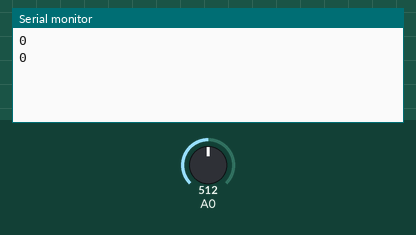
Bench run of a sketch on a simulated Arduino Uno, built with avr-gcc and run on an emulated ATmega328P. On the bench: the last lines printed to the serial monitor. The test bench sets the inputs (shaded band); at power-on: A0 = 512.

Above: at 1.2 s.
1.3 s: A0 set to 716
At 1.9 s:
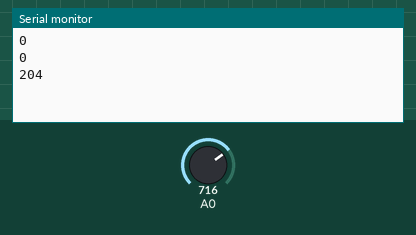
2.8 s: A0 set to 900
At 2.81 s:
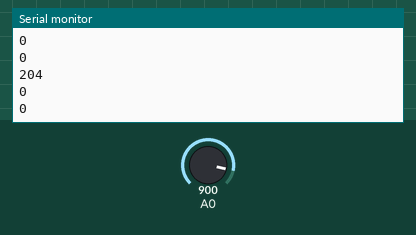
Timing chart, 0 to 5.8 s (numbered marks = the images above; inputs shaded):
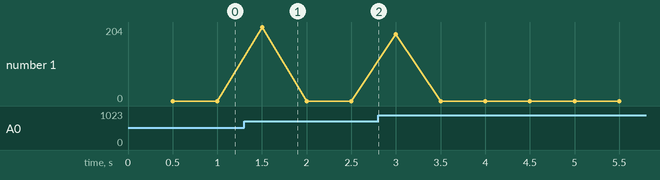

Measured:
- after the input at 1.3 s, the serial monitor: prints a new line after 0.20 s (image 1)

The sketch:

test.ino
```cpp
/****************************************
Example Sound Level Sketch for the
Adafruit Microphone Amplifier
****************************************/

const int sampleWindow = 500; // Sample window width in mS (50 mS = 20Hz)
int sample;
//int sample2;

void setup()
{
   Serial.begin(9600);
}


void loop()
{
   long startMillis= millis();  // Start of sample window
   int peakToPeak = 0;   // peak-to-peak level
  // int peakToPeak2 = 0;

   int signalMax = 0;
   int signalMin = 1024;
 //  int signalMax2 = 0;
  // int signalMin2 = 1024;

   // collect data for 50 mS
   while (millis() - startMillis < sampleWindow)
   {
      sample = analogRead(0);
    //  sample2 = analogRead(1);

         if (sample > signalMax)
         {
            signalMax = sample;  // save just the max levels
         }
         else if (sample < signalMin)
         {
            signalMin = sample;  // save just the min levels
         }

/*
         if (sample2 > signalMax2)
         {
            signalMax2 = sample2;  // save just the max levels
         }
         else if (sample2 < signalMin2)
         {
            signalMin2 = sample2;  // save just the min levels
         }
      */
   }
   peakToPeak = signalMax - signalMin;  // max - min = peak-peak amplitude
   double volts = (peakToPeak * 3.0) / 1024;  // convert to volts

//   peakToPeak2 = signalMax2 - signalMin2;  // max - min = peak-peak amplitude
 //  double volts2 = (peakToPeak2 * 3.0) / 1024;  // convert to volts
   Serial.println(peakToPeak);
}
```
